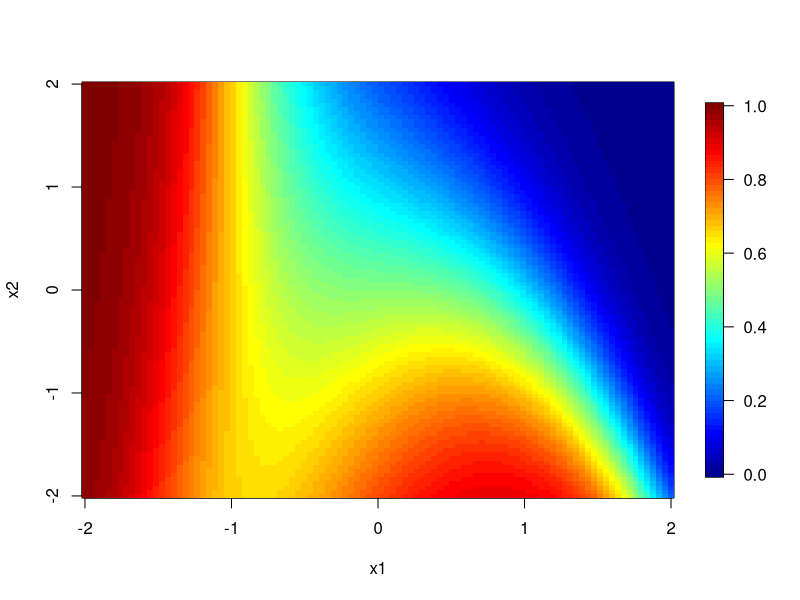
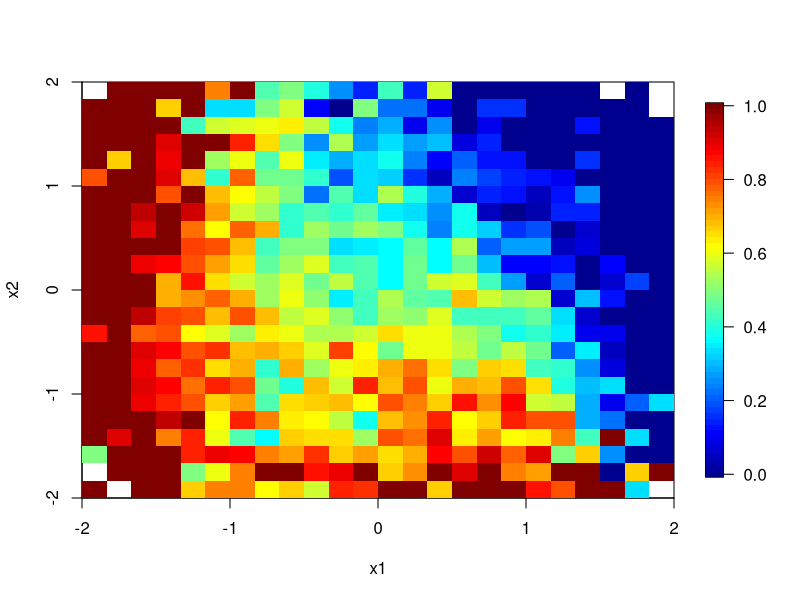
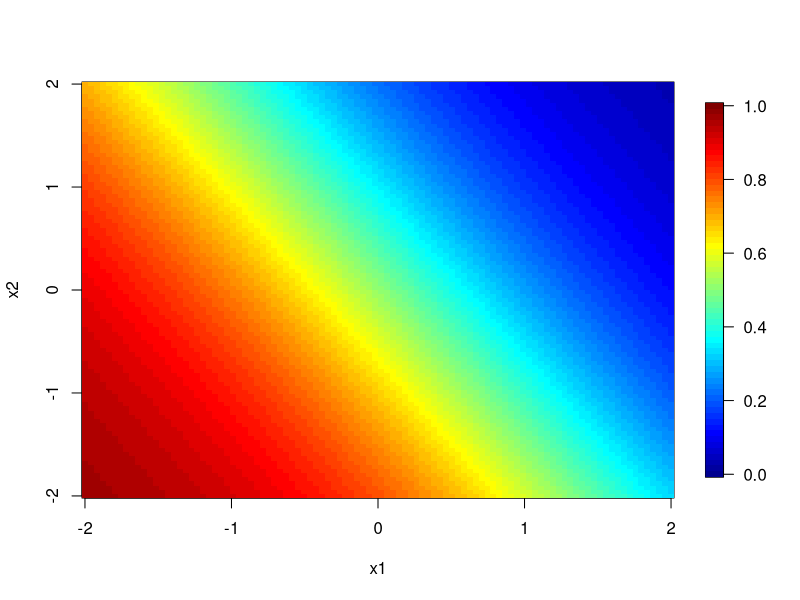
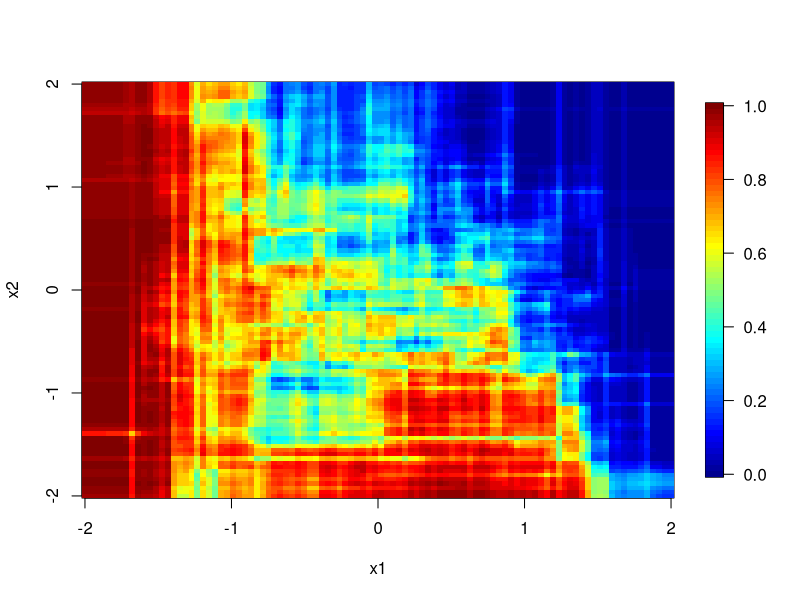
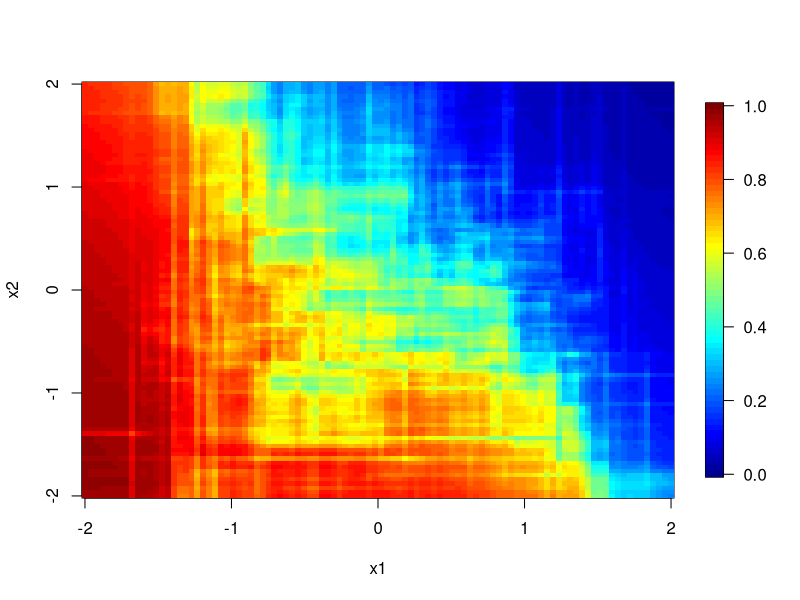
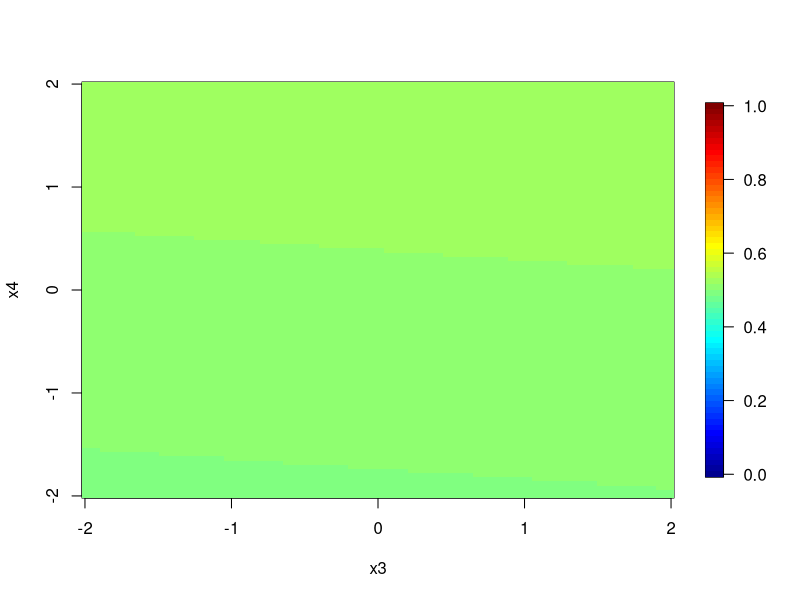
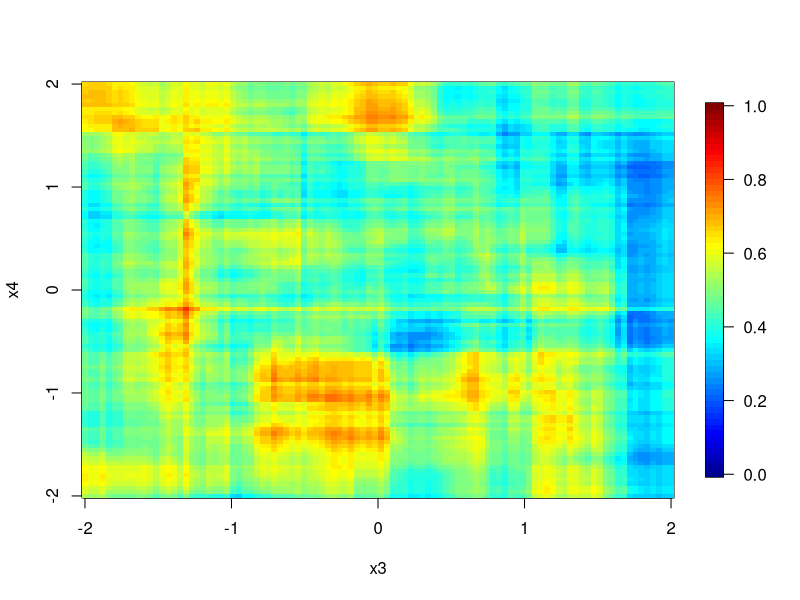
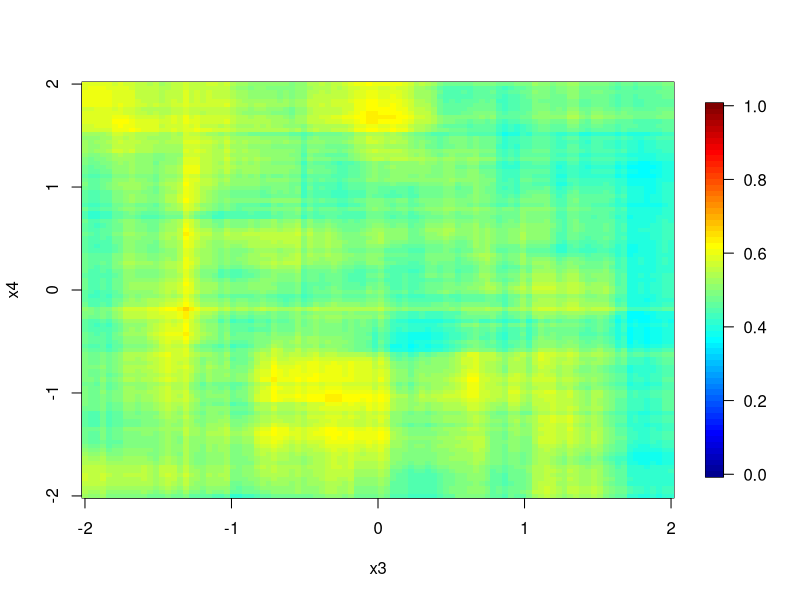

These figures' R source, in order:
#This script is an exercise in using Ensemble modeling based on a tutorial which can be found at 
#http://www.overkillanalytics.net/more-is-always-better-the-power-of-simple-ensembles/


#################################################################
#################################################################
#################################################################
# Chunk 1
#   Here the signal function is defined as g(x,y)= 1 / (1 + 2^(x^3+ y+x*y) on (-2,2).
#   The training data is generated by randomly selecting 10000 samples from a N(0,1) distribution. 
#   The class membership of each samples is decided by comparing a random draw from the uniform distribution with g(x1,x2)
#   The dataset also includes two irrelevant random features (x3 and x4) to be used as noise. 
#   The plot of the training set is constructed on a 25x25 grid on (-2,2) by cutting up the data into intervals and taking their mean.

# packages
require(fields) # for heatmap plot with legend
require(randomForest) # requires installation, for random forest models
set.seed(20120926)

# heatmap wrapper, plotting func(x, y) over range a by a
hmap.func <- function(a, f, xlab, ylab) 
{
  image.plot(a, a, outer(a, a, f), zlim = c(0, 1), xlab = xlab, ylab = ylab)
}

# define class signal
g <- function(x, y) 1 / (1 + 2^(x^3+ y+x*y))

# create training data
d <- data.frame(x1 = rnorm(10000), x2 = rnorm(10000)
                ,x3 = rnorm(10000), x4 = rnorm(10000))
d$y = with(d, ifelse(runif(10000) < g(x1, x2), 1, 0))

# plot signal (left hand plot below)
a = seq(-2, 2, len = 100)
hmap.func(a, g, "x1", "x2")

# plot training data representation (right hand plot below)
z = tapply(d$y,  list(cut(d$x1, breaks = seq(-2, 2, len=25))
                      , cut(d$x2, breaks = seq(-2, 2, len=25))), mean)
image.plot(seq(-2, 2, len=25), seq(-2, 2, len=25), z, zlim = c(0, 1)
           , xlab = "x1", ylab = "x2")


#################################################################
#################################################################
#################################################################
#   Chunk 2 fits logistic regression and random forest models to the data.

# Fit log regression and random forest
fit.lr = glm(y~x1+x2+x3+x4, family = binomial, data = d)
fit.rf = randomForest(as.factor(y)~x1+x2+x3+x4, data = d, ntree = 100, proximity = FALSE)

# Create functions in x1, x2 to give model predictions
# while setting x3, x4 at origin
g.lr.sig = function(x, y) predict(fit.lr, data.frame(x1 = x, x2 = y, x3 = 0, x4 = 0), type = "response") 
g.rf.sig = function(x, y) predict(fit.rf, data.frame(x1 = x, x2 = y, x3 = 0, x4 = 0), type = "prob")[, 2] 
g.en.sig = function(x, y) 0.5*g.lr.sig(x, y) + 0.5*g.rf.sig(x, y)

# Map model predictions in x1 and x2
hmap.func(a, g.lr.sig, "x1", "x2")
hmap.func(a, g.rf.sig, "x1", "x2")
hmap.func(a, g.en.sig, "x1", "x2")

#################################################################
#################################################################
#################################################################
#   Chunk 3 tests the effects of noise on the logistic regression and random forest models separately.
#   Note that the random forest is much more sensitive to noise than logistic regression.


# Create funtions in x3, x4 to give model predictions
# while setting x1, x2 at origin
g.lr.noise = function(x, y) predict(fit.lr, data.frame(x1 = 0, x2 = 0, x3 = x, x4 = y), type = "response")
g.rf.noise = function(x, y) predict(fit.rf, data.frame(x1 = 0, x2 = 0, x3 = x, x4 = y), type = "prob")[, 2] 
g.en.noise = function(x, y) 0.5*g.lr.noise(x, y) + 0.5*g.rf.noise(x, y)

# Map model predictions in noise inputs x3 and x4
hmap.func(a, g.lr.noise, "x3", "x4")
hmap.func(a, g.rf.noise, "x3", "x4")
hmap.func(a, g.en.noise, "x3", "x4")


#################################################################
#################################################################
#################################################################
#   Chunk 4 creates a plot of cross entropy error against how much weight in the ensemble is given to logistic regression.


# (Ugly) function for measuring cross-entropy error
cross.entropy <- function(target, predicted)
{
  predicted = pmax(1e-10, pmin(1-1e-10, predicted))
  - sum(target * log(predicted) + (1 - target) * log(1 - predicted))
}

# Creation of validation data
dv <- data.frame(x1 = rnorm(10000), x2 = rnorm(10000)
                 , x3 = rnorm(10000), x4 = rnorm(10000))
dv$y = with(dv, ifelse(runif(10000) < g(x1, x2), 1, 0))

# Create predicted results for each model
dv$y.lr <- predict(fit.lr, dv, type = "response")
dv$y.rf <- predict(fit.rf, dv, type = "prob")[, 2]

# Function to show ensemble cross entropy error at weight W for log. reg.
error.by.weight <- function(w) cross.entropy(dv$y, w*dv$y.lr + (1-w)* dv$y.rf)

# Plot + pretty
plot(Vectorize(error.by.weight), from = 0.0, to = 1,
     xlab = "ensemble weight on logistic regression", ylab = "cross-entropy error of ensemble", col = "blue")
text(0.1, error.by.weight(0)-30, "Random\nForest\nOnly")
text(0.9, error.by.weight(1)+30, "Logistic\nRegression\nOnly")
